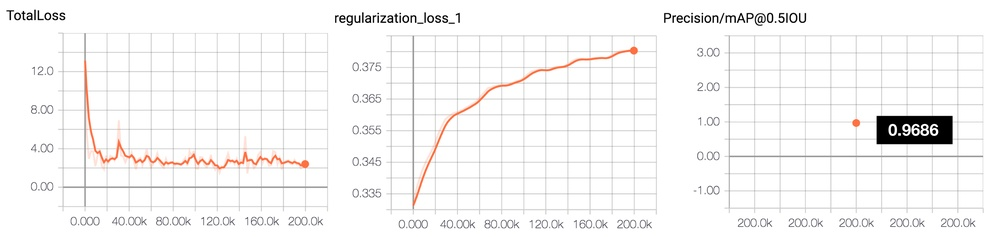
#> input picture handtrackingSSD/images/accuracy.jpg, 1000 x 237 px, shrunk from 3630 x 861 before the run, found by its file name; its folder holds only this picture in this run
$ jupyter execute --allow-errors Preprocessing.ipynb   (shell and % lines are left out)
#> lines starting #> are read from the running program, lines starting #| are printed output that depends on the picture
[cell 1]
import os
import cv2
import tensorflow as tf
import numpy as np
import pandas as pd
import matplotlib.pyplot as plt
import time

from sklearn.model_selection import train_test_split
from sklearn.metrics import accuracy_score
from sklearn.preprocessing import StandardScaler
from keras.models import Model, Sequential
from keras.layers import Dense, Flatten, Input, Conv2D, ReLU, LeakyReLU, BatchNormalization, MaxPooling2D, Dropout
from keras.preprocessing.image import ImageDataGenerator
from keras.utils import to_categorical
from keras.applications.vgg16 import VGG16

from roboflow import Roboflow

[cell 2]
!cd /content/datasets

#> (the rest of this cell did not finish here and is left out)

[cell 3]
path_to_train_images = '/content/Image-Annotation-5/train/images'
# path_to_train_labels = '/content/Image-Annotation-5/train/labels'
path_to_test_images = '/content/Image-Annotation-5/test/images'
# path_to_test_labels = '/content/Image-Annotation-5/test/labels'
path_to_val_images = '/content/Image-Annotation-5/valid/images'
# path_to_val_labels = '/content/Image-Annotation-5/valid/labels'

[cell 4]
train_features = list()
test_features = list()
val_features = list()

# image size: (512, 513)

def data_preprocessing(folder, features):
#> called with folder = '/content/Image-Annotation-5/train/images'
    files = os.listdir(folder) #files now  contains all the images found in'folder'
    files.sort()

    for file in files:
      img = cv2.imread(folder+'/'+file)
#> img is the input picture: shape (237, 1000, 3); mean B, G, R 245.4, 245.7, 246.7
      name = file.split('.')[0]
      if img is not None: # if the file is not empty
          img = np.array(cv2.cvtColor(img, cv2.COLOR_BGR2GRAY))
#> img: shape (237, 1000)
          blur = cv2.GaussianBlur(img,(5,5), 0)
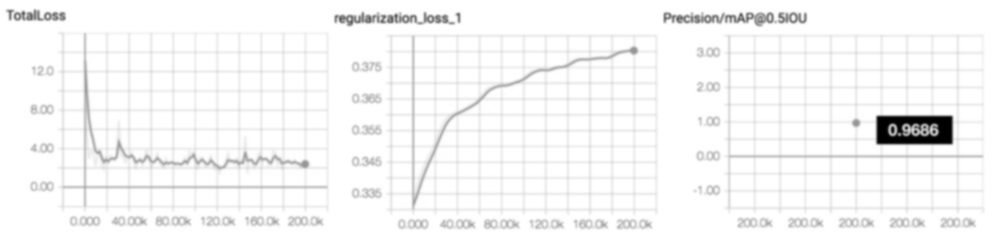
#> blur: shape (237, 1000); min 0, max 255, mean 246

          edge = cv2.Canny(blur, 50, 150, 3)
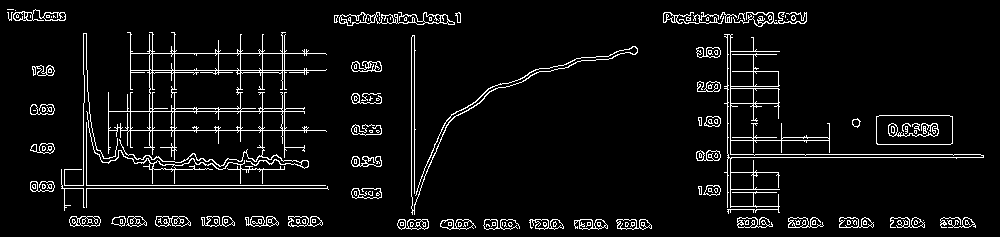
#> edge: shape (237, 1000); 5.8% white in thin lines or dots
          features.append({"name": name, "img": np.array(edge).astype(np.float32)/255}) # normalization
